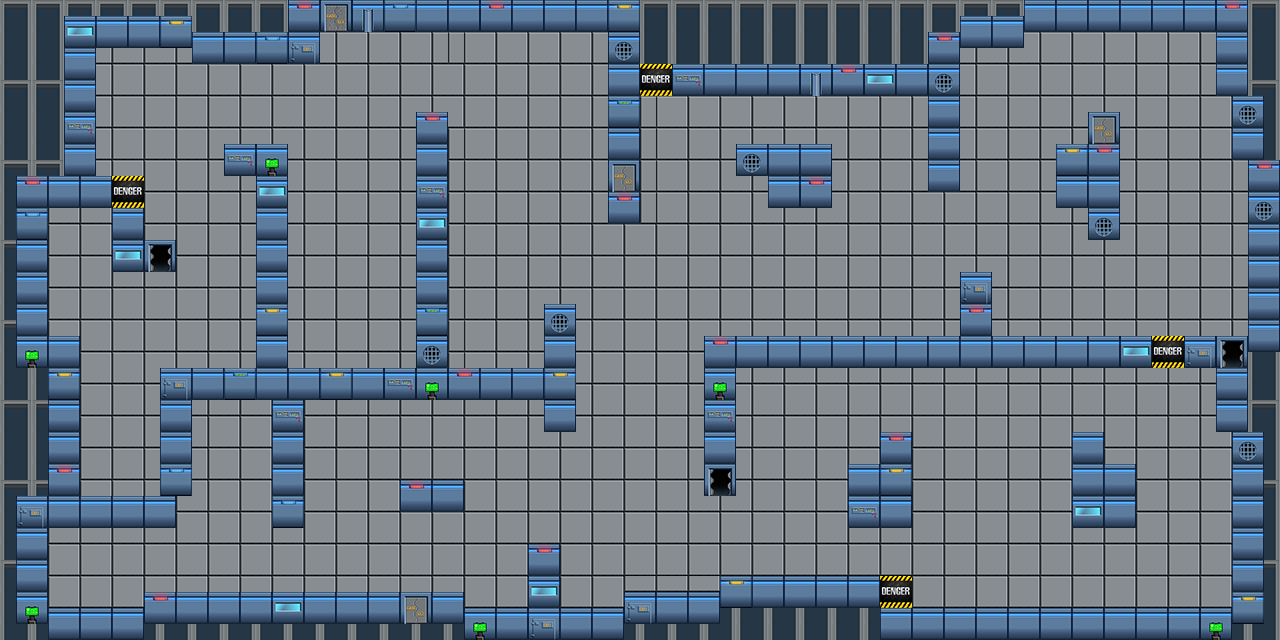

This game map was drawn from its Tiled (.tmx) file and the tilesets committed beside it. A one-line description and the trimmed map source follow:
An orthogonal 80x40 tile map with 16x16 px tiles, 2 tile layers (floor, walls).

<map version="1.10" tiledversion="1.12.0" orientation="orthogonal" renderorder="right-down" width="80" height="40" tilewidth="16" tileheight="16" infinite="0" nextlayerid="3" nextobjectid="1">
 <tileset firstgid="1" name="walls_components" tilewidth="16" tileheight="16" tilecount="1056" columns="48">
  <image source="walls_components.png" width="768" height="352" />
 </tileset>
 <layer id="2" name="floor" width="80" height="40">
  <data>[3200 cells, 3200 non-empty, 10 distinct tile ids]</data>
 </layer>
 <layer id="1" name="walls" width="80" height="40">
  <data>[3200 cells, 2922 non-empty, 64 distinct tile ids]</data>
 </layer>
</map>
